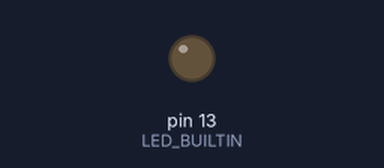
Recording of a sketch running on a simulated Arduino Uno, built with avr-gcc and run on an emulated ATmega328P. Parts: output pins drawn as LEDs (lit = HIGH).

Above: at 0.3 s.
At 6.25 s:
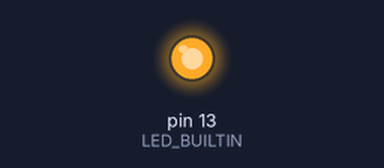
Timing chart, 0 to 6.5 s (numbered marks = the images above):
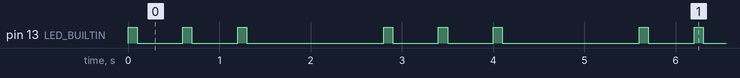

The sketch:

HS02_BlinkFonction.ino
```cpp
void clignote(int nombre) {
  while(nombre>0) {
    digitalWrite(LED_BUILTIN, HIGH);
    delay(100);
    digitalWrite(LED_BUILTIN, LOW);
    delay(500);
    nombre=nombre-1;
  }
}

void setup() {
  pinMode(LED_BUILTIN, OUTPUT);
}

void loop() {
  clignote(3);
  delay(1000);
}
```

Measured:
- by itself, pin 13 (LED_BUILTIN): repeats every 2.8 s: 2 × (LOW 0.50 s, HIGH 0.10 s), LOW 1.5 s, HIGH 0.10 s
- by itself, everything shown: repeats every 2.8 s, in 6 steps
